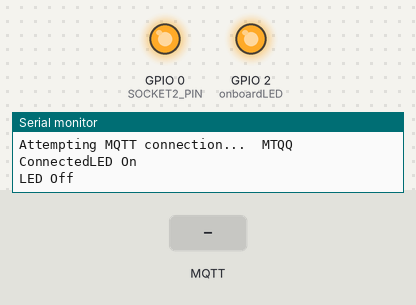
Recording of a sketch running on a simulated ESP8266 (NodeMCU). On the bench: output pins drawn as LEDs (lit = HIGH), the last lines printed to the serial monitor. The test bench sets the inputs (shaded band). WiFi joins after 1.5 s; servers stay silent unless stated; no MQTT or app messages arrive unless stated.

Above: at 4.7 s.
4.8 s: MQTT message "1" arrives on the first subscribed topic
At 6.2 s:
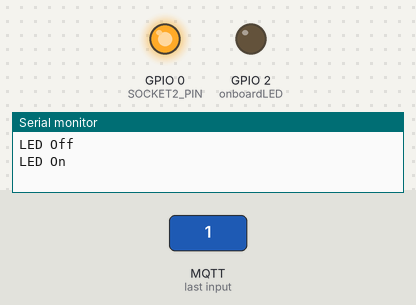
7.0 s: MQTT message "1" arrives on the second subscribed topic
At 8.7 s:
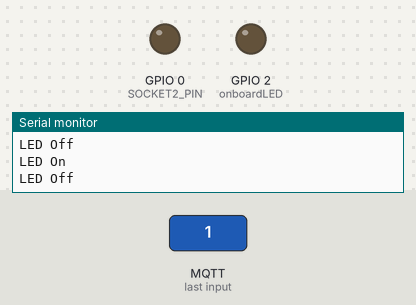
9.0 s: MQTT message "0" arrives on the first subscribed topic
At 10.5 s:
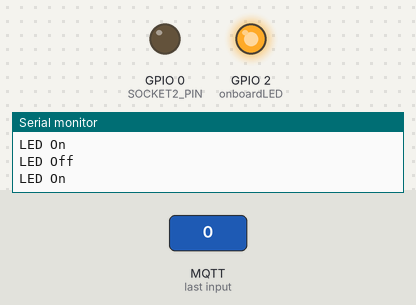
11.0 s: MQTT message "0" arrives on the second subscribed topic
At 12.1 s:
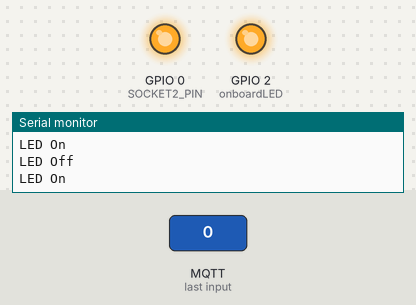
Timing chart, 0 to 14.0 s (numbered marks = the images above; inputs shaded):
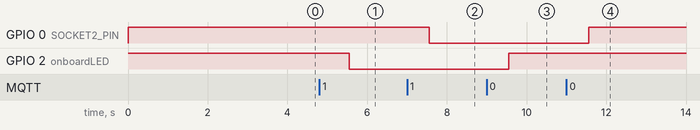

The sketch:

testingSocket.ino
```cpp
//Code developed by: Andre Botelho (02/2017)
//Part of Home Automation project
//github.com/aobotelho2
//Based on: ItKindaWorks - Creative Commons 2016
#include <PubSubClient.h>
#include <ESP8266WiFi.h>


#define MQTT_SERVER_IP "192.168.1.33"
#define SOCKET1_PIN 2
#define SOCKET2_PIN 0
#define TOPIC_CATEGORY  "testingSocket"
#define TOPIC_CONFIRMATION  "confirmation"
#define SOCKET1_TOPIC "socket1"
#define SOCKET2_TOPIC "socket2"
const boolean ENABLE_SERIAL = true;

//Defining Wireless SSID and password
const char* ssid = "Sumidouro de Baixo";
const char* password = "abc123def4";

//Define output pins
const int socket1Pin = SOCKET1_PIN;
const int socket2Pin = SOCKET2_PIN;
const int onboardLED = LED_BUILTIN;

//Define Topics names
char* socket1Topic = "/testingSocket/socket1";
char* socket2Topic = "/testingSocket/socket2";

//Declaring callback function. Implementation is further ahead in the code
void callback(char* topic, byte* payload, unsigned int length);

//Defining wifi client
WiFiClient wifiClient;
PubSubClient client(MQTT_SERVER_IP, 1883, callback, wifiClient);

//Built in LED status
boolean onboarLEDStatus = false;

void setup() {
  //Initialize pins HIGH (since my relay is active low)
  pinMode(socket1Pin, OUTPUT);
  digitalWrite(socket1Pin, HIGH);
  pinMode(socket2Pin, OUTPUT);
  digitalWrite(socket2Pin, HIGH);

  if(!ENABLE_SERIAL){
    pinMode(onboardLED,OUTPUT);
    digitalWrite(onboardLED,LOW);
  }

  if(ENABLE_SERIAL){
    Serial.begin(115200);
  }

  //start wifi subsystem
  WiFi.begin(ssid, password);
  //attempt to connect to the WIFI network and then connect to the MQTT server
  reconnect();

  //wait a bit before starting the main loop
  delay(2000);
}


void loop(){
  if(onboarLEDStatus){
    onboarLEDStatus = !onboarLEDStatus;

    if(!ENABLE_SERIAL){
      digitalWrite(onboardLED,onboarLEDStatus);
    }

    if(ENABLE_SERIAL){
      Serial.println("LED Off");
    }

  }
  else{
    onboarLEDStatus = !onboarLEDStatus;

    if(!ENABLE_SERIAL){
      digitalWrite(onboardLED,onboarLEDStatus);
    }

    if(ENABLE_SERIAL){
      Serial.println("LED On");
    }
  }


  //reconnect if connection is lost
  if (!client.connected() && WiFi.status() == 3) {reconnect();}

  //maintain MQTT connection
  client.loop();

  //MUST delay to allow ESP8266 WIFI functions to run
  delay(1000);
}


void callback(char* topic, byte* payload, unsigned int length) {

  //convert topic to string to make it easier to work with
  String topicStr = topic;

  //Check which socket status might have changed
  if(topicStr.substring(topicStr.lastIndexOf("/")+1) == "socket1"){
    if(payload[0] == '1'){
    digitalWrite(socket1Pin, LOW);
    client.publish("/test/confirm", "Socket 1 ON");
    }
    //turn the light off if the payload is '0' and publish to the MQTT server a confirmation message
    else if (payload[0] == '0'){
      digitalWrite(socket1Pin, HIGH);
      client.publish("/test/confirm", "Socket 1 OFF");
    }
  }
  else if(topicStr.substring(topicStr.lastIndexOf("/")+1) == "socket2"){
    if(payload[0] == '1'){
    digitalWrite(socket2Pin, LOW);
    client.publish("/test/confirm", "Socket 2 ON");
    }
    //turn the light off if the payl  oad is '0' and publish to the MQTT server a confirmation message
    else if (payload[0] == '0'){
      digitalWrite(socket2Pin, HIGH);
      client.publish("/test/confirm", "Socket 2 OFF");
    }
  }
  else if(topicStr.substring(topicStr.lastIndexOf("/")+1) == "sockets"){
    if(payload[0] == '1'){
    client.publish("/test/confirm", "All sockets ON");
    }
    //turn the light off if the payl  oad is '0' and publish to the MQTT server a confirmation message
    else if (payload[0] == '0'){
      client.publish("/test/confirm", "All sockets OFF");
    }
  }
  else{
    int topic_len = topicStr.substring(topicStr.lastIndexOf("/")).length() + 1;
    char topicChar[topic_len];
    topicStr.substring(topicStr.lastIndexOf("/")).toCharArray(topicChar,topic_len);
    client.publish("/test/confirm", topicChar);
  }

}


void reconnect() {

  //attempt to connect to the wifi if connection is lost
  if(WiFi.status() != WL_CONNECTED){
    if(ENABLE_SERIAL){
      Serial.print("Connecting to ");
      Serial.println(ssid);
    }


    //loop while we wait for connection
    while (WiFi.status() != WL_CONNECTED) {
      delay(500);

      if(ENABLE_SERIAL){
        Serial.println(".");
      }
    }
  }

  //print out some more debug once connected
    if(ENABLE_SERIAL){
      Serial.println("");
      Serial.println("WiFi connected");
      Serial.println("IP address: ");
      Serial.println(WiFi.localIP());
    }


  //make sure we are connected to WIFI before attemping to reconnect to MQTT
  if(WiFi.status() == WL_CONNECTED){
  // Loop until we're reconnected to the MQTT server
    while (!client.connected()) {
      if(ENABLE_SERIAL){
        Serial.print("Attempting MQTT connection...");
      }

      // Generate client name based on MAC address and last 8 bits of microsecond counter
      String clientName;
      clientName += "esp8266-";
      uint8_t mac[6];
      WiFi.macAddress(mac);
      clientName += macToStr(mac);

      //if connected, subscribe to the topic(s) we want to be notified about
      if (client.connect((char*) clientName.c_str())) {
        if(ENABLE_SERIAL){
          Serial.print("\tMTQQ Connected");
        }
        client.subscribe(socket1Topic);
        client.subscribe(socket2Topic);
      }

      //otherwise print failed for debugging
      else{abort();}
    }
  }
}

//generate unique name from MAC addr
String macToStr(const uint8_t* mac){

  String result;

  for (int i = 0; i < 6; ++i) {
    result += String(mac[i], 16);

    if (i < 5){
      result += ':';
    }
  }

  return result;
}
```

Measured:
- after the input at 4.8 s, GPIO 2 (onboardLED): HIGH → LOW after 0.76 s
- after the input at 7.0 s, GPIO 0 (SOCKET2_PIN): HIGH → LOW after 0.56 s
- after the input at 9.0 s, GPIO 2 (onboardLED): LOW → HIGH after 0.56 s
- after the input at 11.0 s, GPIO 0 (SOCKET2_PIN): LOW → HIGH after 0.56 s
